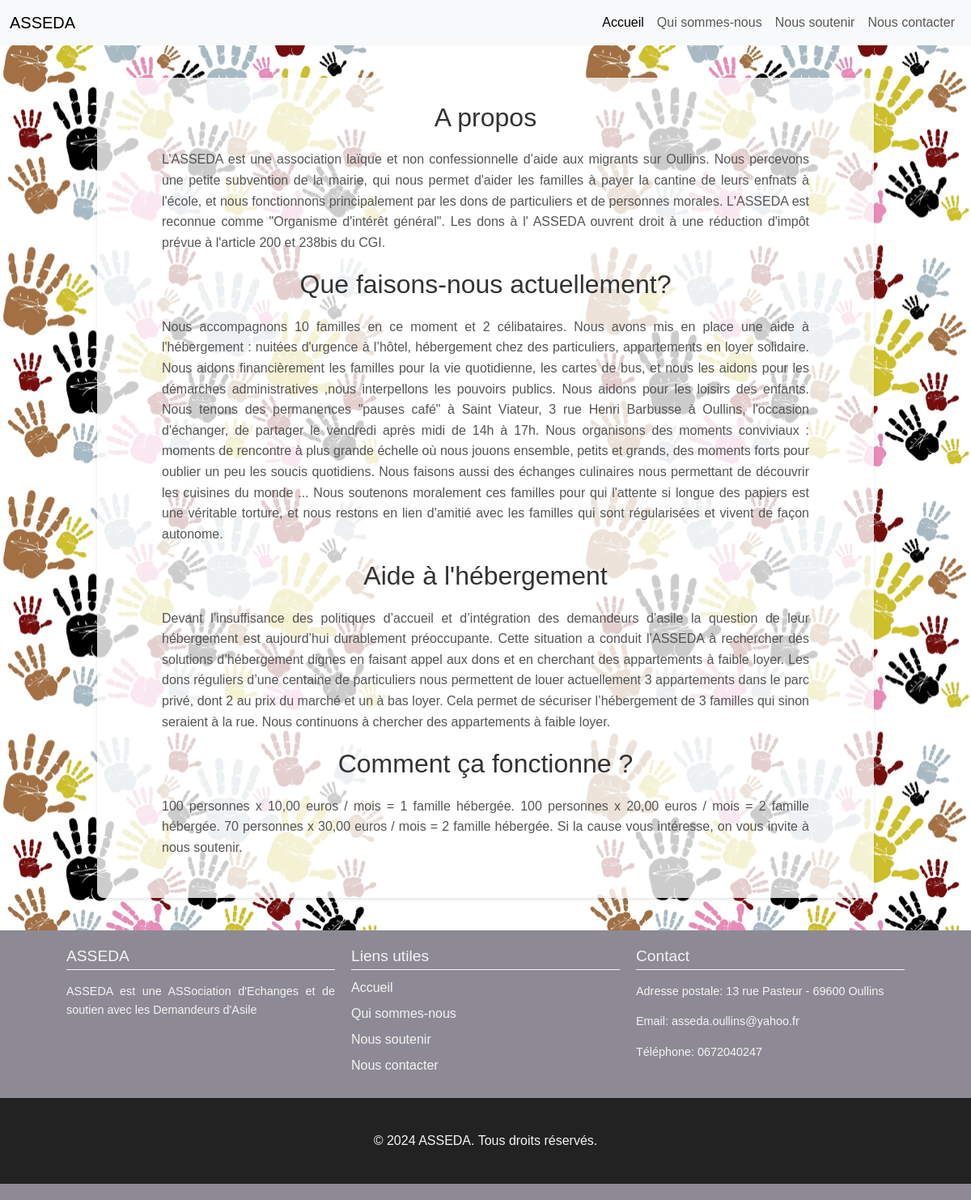
The page /qui_sommes_nous.php on the database its author committed.
### tables this page shows
CREATE TABLE IF NOT EXISTS `contenu_2` (
  `id` int NOT NULL AUTO_INCREMENT,
  `titre` varchar(255) NOT NULL,
  `paragraphe` text NOT NULL,
  `sous_titre` varchar(255) NOT NULL,
  `sous_paragraphe` text NOT NULL,
  `admin_id` int DEFAULT NULL,
  PRIMARY KEY (`id`),
  KEY `fk_admin_contenu_2` (`admin_id`)
);

### qui_sommes_nous.php (the view, shortened to what this page needs)
<?php include 'includes/db.php'; ?>
<!DOCTYPE html>
<html lang="fr">
<head>
    <link href="https://cdn.jsdelivr.net/npm/bootstrap@5.3.1/dist/css/bootstrap.min.css" rel="stylesheet">
    <link rel="stylesheet" href="css/qui_sommes_nous.css">
    <link rel="stylesheet" href="css/style.css">
</head>
<body>
<?php include 'includes/header.php'; ?>
    <div class="resume">
    <?php
$sql = "SELECT * FROM contenu_2";
$result = $link->query($sql);
        if ($result->num_rows > 0) {
            while($row = $result->fetch_assoc()) {
                if (!empty($row["titre"])) {
                    echo "<h1>" . $row["titre"] . "</h1>";
                    echo "<p>" . $row["paragraphe"] . "</p>";
                }
                if (!empty($row["sous_titre"])) {
                    echo "<h2>" . $row["sous_titre"] . "</h2>";
                    echo "<p>" . $row["sous_paragraphe"] . "</p>";
                }
            }
        } else {
            echo "Aucun contenu trouvé.";
        }
        ?>
    </div>
    <?php include 'includes/footer.php'; ?>
</body>
</html>

### css/qui_sommes_nous.css (style rules this page uses)
body, h1, p { margin: 0; padding: 0; font-family: Arial, sans-serif; }
body { background-image: url("../images/main_solidaire.jpg"); background-size: 40%; background-position: center; background-repeat: space; }
.resume { width: 80%; margin: 40px auto; padding: 30px; background-color: rgba(255, 255, 255, 0.8); border-radius: 8px; box-shadow: 0 2px 4px rgba(0, 0, 0, 0.1); }
h1 { font-size: 2em; color: #333; margin-bottom: 20px; text-align: center; }
h2 { font-size: 2em; color: #333; margin-bottom: 20px; text-align: center; }
p { font-size: 1em; line-height: 1.6; margin-bottom: 20px; margin-top: 20px; margin-left: 50px; margin-right: 50px; color: #555; text-align: justify; }

### css/style.css (style rules this page uses)
body, h1, h4, ul { margin: 0; padding: 0; }
body { font-family: Arial, sans-serif; }

### rows shown on the page
contenu_2: titre "A propos", paragraphe "L’ASSEDA est une association laïque et non confessionnelle d’aide aux migrants sur Oullins. Nous percevons une petite subvention de la mairie, qui nous permet d'aider les familles à payer la cantine de leurs enfnats à l'école, et nous fonctionnons principalement par les dons de particuliers et de personnes morales. L'ASSEDA est reconnue comme \"Organisme d'intérêt général\". Les dons à l' ASSEDA ouvrent droit à une réduction d'impôt prévue à l'article 200 et 238bis du CGI."
contenu_2: sous_titre "Que faisons-nous actuellement?", sous_paragraphe "Nous accompagnons 10 familles en ce moment et 2 célibataires. Nous avons mis en place une aide à l'hébergement : nuitées d'urgence à l’hôtel, hébergement chez des particuliers, appartements en loyer solidaire. Nous aidons financièrement les familles pour la vie quotidienne, les cartes de bus, et nous les aidons pour les démarches administratives ,nous interpellons les pouvoirs publics. Nous aidons pour les loisirs des enfants. Nous tenons des permanences \"pauses café\" à Saint Viateur, 3 rue Henri Barbusse à Oullins, l'occasion d'échanger, de partager le vendredi après midi de 14h à 17h. Nous organisons des moments conviviaux : moments de rencontre à plus grande échelle où nous jouons…"
contenu_2: sous_titre "Aide à l'hébergement", sous_paragraphe "Devant l’insuffisance des politiques d’accueil et d’intégration des demandeurs d’asile la question de leur hébergement est aujourd’hui durablement préoccupante. Cette situation a conduit l’ASSEDA à rechercher des solutions d’hébergement dignes en faisant appel aux dons et en cherchant des appartements à faible loyer. Les dons réguliers d’une centaine de particuliers nous permettent de louer actuellement 3 appartements dans le parc privé, dont 2 au prix du marché et un à bas loyer. Cela permet de sécuriser l’hébergement de 3 familles qui sinon seraient à la rue. Nous continuons à chercher des appartements à faible loyer."
contenu_2: sous_titre "Comment ça fonctionne ?", sous_paragraphe "100 personnes x 10,00 euros / mois = 1 famille hébergée. 100 personnes x 20,00 euros / mois = 2 famille hébergée. 70 personnes x 30,00 euros / mois = 2 famille hébergée. Si la cause vous intéresse, on vous invite à nous soutenir."
